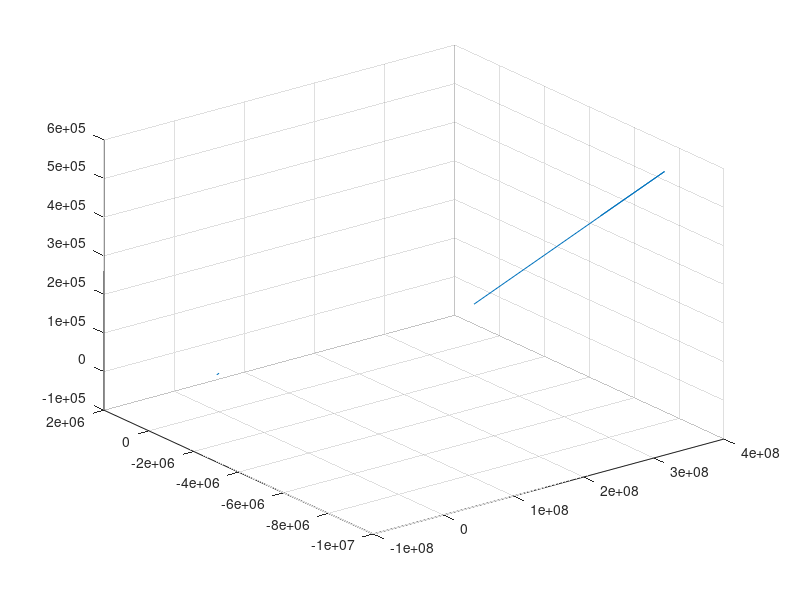

Write the MATLAB code that produced this figure. (Note: this script raises an error after producing the figure.)
%% Setting up parameters
clear;clc;close all
global G m nObjects;
% Insert dialog system here

load('Earth_Moon.mat')% Loads scenario from .mat file

G = 6.674*10^-11;
y0 = [r,rdot];
t = 0:dt:t_f;
nObjects = round(length(r)/3);
%% Setting up spacial plot
fig = figure('Color',[0.08 0.08 0.08],'Units','normalized','InnerPosition',[0.25/2 0.25/2 0.75 0.75]);

% Trail graphics object
trl = quiver3(r(((1:nObjects)-1)*3+1),...
              r(((1:nObjects)-1)*3+2),...
              r(((1:nObjects)-1)*3+3),...
       dt.*rdot(((1:nObjects)-1)*3+1),...
       dt.*rdot(((1:nObjects)-1)*3+2),...
       dt.*rdot(((1:nObjects)-1)*3+3),0);
trl.ShowArrowHead = 'off';
hold on
% Planetary graphics object
s = scatter3(r(((1:nObjects)-1)*3+1),...
             r(((1:nObjects)-1)*3+2),...
             r(((1:nObjects)-1)*3+3),pointScale,colors./256,'filled');

% Axis Definitions
ax = gca;
axis equal
ax.Clipping = 'off';
ax.Box = 'off';
axis(limits)
ax.Color = [0.08 0.08 0.08];
ax.GridColor = [1 1 1];
ax.XColor = [0.9 0.9 0.9];
ax.XAxis.LineWidth = 0.75;
ax.YColor = [0.9 0.9 0.9];
ax.YAxis.LineWidth = 0.75;
ax.ZColor = [0.9 0.9 0.9];
ax.ZAxis.LineWidth = 0.75;
camproj('perspective')
cameratoolbar('SetMode','orbit')
campos(camStart)
camva(30)
time = annotation('textbox','Color',[1 1 1],'LineStyle','none','FontSize',16);
time.Position = [0.05 0.75 0.2 0.2];
%% Simulation
sol = leapfrog_solve(@a_func, y0, t);
currentTime = now;
%% Animation
% change array range to adjust what timeframe the animation plays over
for i = 2:length(t)
    % Update trail using position data since start of simulation
    trl.XData = sol(2:i, ((1:nObjects)-1)*3+1);
    trl.YData = sol(2:i, ((1:nObjects)-1)*3+2);
    trl.ZData = sol(2:i, ((1:nObjects)-1)*3+3);
    
    % Update trail using difference in position
    trl.UData = -(sol(2:i, ((1:nObjects)-1)*3+1) - sol((2:i)-1, ((1:nObjects)-1)*3+1));
    trl.VData = -(sol(2:i, ((1:nObjects)-1)*3+2) - sol((2:i)-1, ((1:nObjects)-1)*3+2));
    trl.WData = -(sol(2:i, ((1:nObjects)-1)*3+3) - sol((2:i)-1, ((1:nObjects)-1)*3+3));
    
    % Update bodies using current position
    s.XData = sol(i,((1:nObjects)-1)*3+1);
    s.YData = sol(i,((1:nObjects)-1)*3+2);
    s.ZData = sol(i,((1:nObjects)-1)*3+3);
    
    % Display time in sim in relation to current time
    time.String = datestr(seconds(t(i))+currentTime,'HH:MM:SS.FFF mm-dd-yyyy');
    drawnow
end
%% acceleration function
function [ydot] = a_func(t, y)
% Given vector y, output its derivative (velocity and acceleration in this case)
global G m nObjects;
r = y(1:nObjects*3);
rdot = y(nObjects*3+1:end);
r2dot = zeros(1,length(r));
% defines a vector of object indicies
obj = 1:nObjects;
% Loop through each object 
for i = obj
    for j = obj(obj ~= i)
        r2dot((i-1)*3+1:i*3) = r2dot((i-1)*3+1:i*3) + (G*m(j).*(r((j-1)*3+1:j*3)-r((i-1)*3+1:i*3)))...
            /(norm(r((j-1)*3+1:j*3)-r((i-1)*3+1:i*3))^3);
    end
end

ydot = [rdot r2dot];
end
%% Leapfrog Solver function
function [sol] = leapfrog_solve(ydot, init, t)
% The following uses leapfrog integration to find position
% Inputs:
% ydot - function for finding acceleration at a given time and y
% init - initial conditions for the system
% t    - vector containing all the times t that we wish to solve
global nObjects;
sol = zeros(length(t),nObjects*6);
obj = 1:nObjects*3;
% The sol matrix stores positions and velocities for every timestep
sol(1,:) = init;
for i = 1:length(t)-1
    step = t(i+1) - t(i);
    % Find next position using current velocity and acceleration
    ydot1 = ydot(t(i), sol(i,:));
    sol(i+1,obj) = sol(i,obj) + step * sol(i,obj+max(obj))...
        + (step^2)/2 * ydot1(obj+max(obj));
    % Find next velocity using current acceleration and next acceleration
    ydot2 = ydot(t(i+1), sol(i+1,:));
    sol(i+1,obj+max(obj)) = sol(i,obj+max(obj)) +...
    step * (ydot1(obj+max(obj)) + ydot2(obj+max(obj)))/2;
end
end
